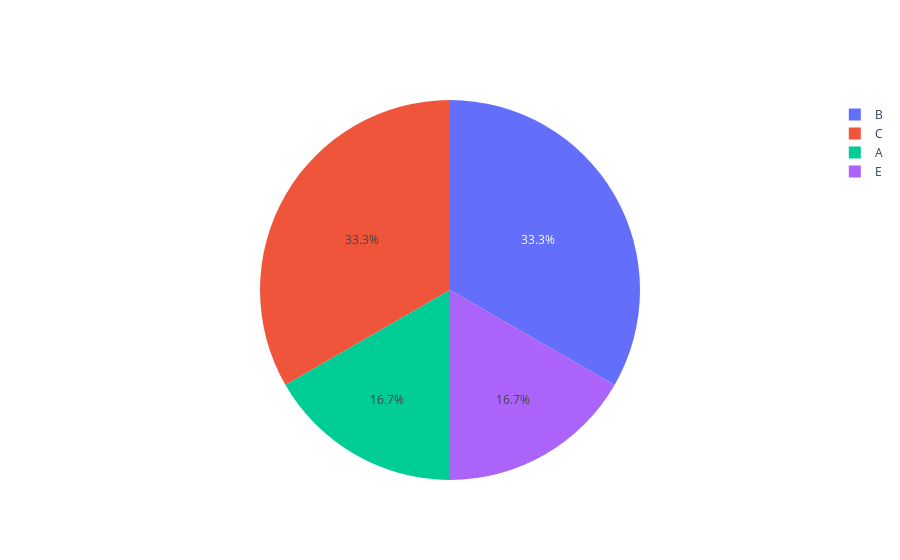

Notebook cell for this chart:
### Code cell
fig = go.Figure()

fig.add_trace(
    go.Pie(
        labels=df3['grade'], values=df3['year'], name='A'
    )
)

fig.show()

### Figure 1 — Plotly figure (JSON) as saved in the notebook; plotly's stock layout.template omitted (floating-point values rounded to 4 significant figures)
{"data": [{"labels": ["A", "B", "C", "E"], "name": "A", "type": "pie", "values": [1, 2, 2, 1]}], "layout": {}}
